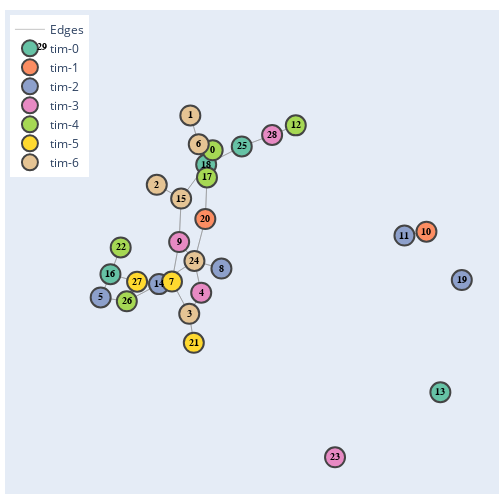

Here is the notebook cell this chart was saved with:
### Code cell
import networkx as nx
import plotly.tools as tls
from torch_geometric.utils import to_networkx, from_networkx

fig = data.draw(c, plotly=True, labels=True, labels_name=labels_name, degree_size=False, node_size=20,
          figsize=(7,7), with_ids=True, layout_type='spring', seed=34, show=True, legend=True)
fig

### Figure 1 — Plotly figure (JSON) as saved in the notebook; plotly's stock layout.template omitted (floating-point values rounded to 4 significant figures; data arrays with more than 128 entries replaced by an {"elided": "..."} marker saying what was removed)
{"data": [{"hoverinfo": "none", "line": {"color": "#888", "width": 0.5}, "mode": "lines", "name": "Edges", "type": "scatter", "x": {"elided": "168 float values"}, "y": {"elided": "168 float values"}}, {"hoverinfo": "text", "marker": {"color": "rgb(102,194,165)", "line": {"width": 2}, "size": 20}, "mode": "markers", "name": "tim-0", "text": ["Node: 13<br />Class: tim-0<br />Connections: 0", "Node: 16<br />Class: tim-0<br />Connections: 6", "Node: 18<br />Class: tim-0<br />Connections: 6", "Node: 25<br />Class: tim-0<br />Connections: 4", "Node: 29<br />Class: tim-0<br />Connections: 0"], "type": "scatter", "visible": true, "x": [0.9116, -0.4499, -0.05487, 0.09195, -0.7315], "y": [-0.6691, -0.1621, 0.3087, 0.3865, 0.8148]}, {"hoverinfo": "text", "marker": {"color": "rgb(252,141,98)", "line": {"width": 2}, "size": 20}, "mode": "markers", "name": "tim-1", "text": ["Node: 10<br />Class: tim-1<br />Connections: 2", "Node: 20<br />Class: tim-1<br />Connections: 4"], "type": "scatter", "x": [0.8541, -0.05835], "y": [0.02042, 0.07481]}, {"hoverinfo": "text", "marker": {"color": "rgb(141,160,203)", "line": {"width": 2}, "size": 20}, "mode": "markers", "name": "tim-2", "text": ["Node: 5<br />Class: tim-2<br />Connections: 4", "Node: 8<br />Class: tim-2<br />Connections: 2", "Node: 11<br />Class: tim-2<br />Connections: 2", "Node: 14<br />Class: tim-2<br />Connections: 4", "Node: 19<br />Class: tim-2<br />Connections: 0"], "type": "scatter", "x": [-0.4903, 0.008083, 0.7634, -0.2495, 1], "y": [-0.2619, -0.138, 0.003872, -0.2046, -0.1872]}, {"hoverinfo": "text", "marker": {"color": "rgb(231,138,195)", "line": {"width": 2}, "size": 20}, "mode": "markers", "name": "tim-3", "text": ["Node: 4<br />Class: tim-3<br />Connections: 4", "Node: 9<br />Class: tim-3<br />Connections: 6", "Node: 23<br />Class: tim-3<br />Connections: 0", "Node: 28<br />Class: tim-3<br />Connections: 4"], "type": "scatter", "x": [-0.07537, -0.1664, 0.4768, 0.2173], "y": [-0.2415, -0.02402, -0.9485, 0.4357]}, {"hoverinfo": "text", "marker": {"color": "rgb(166,216,84)", "line": {"width": 2}, "size": 20}, "mode": "markers", "name": "tim-4", "text": ["Node: 0<br />Class: tim-4<br />Connections: 4", "Node: 12<br />Class: tim-4<br />Connections: 2", "Node: 17<br />Class: tim-4<br />Connections: 6", "Node: 22<br />Class: tim-4<br />Connections: 2", "Node: 26<br />Class: tim-4<br />Connections: 4"], "type": "scatter", "x": [-0.02803, 0.315, -0.05157, -0.4076, -0.3823], "y": [0.3699, 0.477, 0.2535, -0.04731, -0.2786]}, {"hoverinfo": "text", "marker": {"color": "rgb(255,217,47)", "line": {"width": 2}, "size": 20}, "mode": "markers", "name": "tim-5", "text": ["Node: 7<br />Class: tim-5<br />Connections: 6", "Node: 21<br />Class: tim-5<br />Connections: 2", "Node: 27<br />Class: tim-5<br />Connections: 4"], "type": "scatter", "x": [-0.196, -0.1059, -0.34], "y": [-0.1938, -0.4568, -0.1944]}, {"hoverinfo": "text", "marker": {"color": "rgb(229,196,148)", "line": {"width": 2}, "size": 20}, "mode": "markers", "name": "tim-6", "text": ["Node: 1<br />Class: tim-6<br />Connections: 2", "Node: 2<br />Class: tim-6<br />Connections: 2", "Node: 3<br />Class: tim-6<br />Connections: 6", "Node: 6<br />Class: tim-6<br />Connections: 8", "Node: 15<br />Class: tim-6<br />Connections: 6", "Node: 24<br />Class: tim-6<br />Connections: 10"], "type": "scatter", "x": [-0.1202, -0.2587, -0.1248, -0.08549, -0.1581, -0.1033], "y": [0.5196, 0.2218, -0.3324, 0.3957, 0.1628, -0.1052]}], "layout": {"annotations": [{"align": "center", "font": {"color": "black", "family": "Arial", "size": 10}, "opacity": 1, "showarrow": false, "text": "<b>0</b>", "x": -0.02803, "xanchor": "center", "xref": "x", "y": 0.3699, "yanchor": "middle", "yref": "y"}, {"align": "center", "font": {"color": "black", "family": "Arial", "size": 10}, "opacity": 1, "showarrow": false, "text": "<b>1</b>", "x": -0.1202, "xanchor": "center", "xref": "x", "y": 0.5196, "yanchor": "middle", "yref": "y"}, {"align": "center", "font": {"color": "black", "family": "Arial", "size": 10}, "opacity": 1, "showarrow": false, "text": "<b>2</b>", "x": -0.2587, "xanchor": "center", "xref": "x", "y": 0.2218, "yanchor": "middle", "yref": "y"}, {"align": "center", "font": {"color": "black", "family": "Arial", "size": 10}, "opacity": 1, "showarrow": false, "text": "<b>3</b>", "x": -0.1248, "xanchor": "center", "xref": "x", "y": -0.3324, "yanchor": "middle", "yref": "y"}, {"align": "center", "font": {"color": "black", "family": "Arial", "size": 10}, "opacity": 1, "showarrow": false, "text": "<b>4</b>", "x": -0.07537, "xanchor": "center", "xref": "x", "y": -0.2415, "yanchor": "middle", "yref": "y"}, {"align": "center", "font": {"color": "black", "family": "Arial", "size": 10}, "opacity": 1, "showarrow": false, "text": "<b>5</b>", "x": -0.4903, "xanchor": "center", "xref": "x", "y": -0.2619, "yanchor": "middle", "yref": "y"}, {"align": "center", "font": {"color": "black", "family": "Arial", "size": 10}, "opacity": 1, "showarrow": false, "text": "<b>6</b>", "x": -0.08549, "xanchor": "center", "xref": "x", "y": 0.3957, "yanchor": "middle", "yref": "y"}, {"align": "center", "font": {"color": "black", "family": "Arial", "size": 10}, "opacity": 1, "showarrow": false, "text": "<b>7</b>", "x": -0.196, "xanchor": "center", "xref": "x", "y": -0.1938, "yanchor": "middle", "yref": "y"}, {"align": "center", "font": {"color": "black", "family": "Arial", "size": 10}, "opacity": 1, "showarrow": false, "text": "<b>8</b>", "x": 0.008083, "xanchor": "center", "xref": "x", "y": -0.138, "yanchor": "middle", "yref": "y"}, {"align": "center", "font": {"color": "black", "family": "Arial", "size": 10}, "opacity": 1, "showarrow": false, "text": "<b>9</b>", "x": -0.1664, "xanchor": "center", "xref": "x", "y": -0.02402, "yanchor": "middle", "yref": "y"}, {"align": "center", "font": {"color": "black", "family": "Arial", "size": 10}, "opacity": 1, "showarrow": false, "text": "<b>10</b>", "x": 0.8541, "xanchor": "center", "xref": "x", "y": 0.02042, "yanchor": "middle", "yref": "y"}, {"align": "center", "font": {"color": "black", "family": "Arial", "size": 10}, "opacity": 1, "showarrow": false, "text": "<b>11</b>", "x": 0.7634, "xanchor": "center", "xref": "x", "y": 0.003872, "yanchor": "middle", "yref": "y"}, {"align": "center", "font": {"color": "black", "family": "Arial", "size": 10}, "opacity": 1, "showarrow": false, "text": "<b>12</b>", "x": 0.315, "xanchor": "center", "xref": "x", "y": 0.477, "yanchor": "middle", "yref": "y"}, {"align": "center", "font": {"color": "black", "family": "Arial", "size": 10}, "opacity": 1, "showarrow": false, "text": "<b>13</b>", "x": 0.9116, "xanchor": "center", "xref": "x", "y": -0.6691, "yanchor": "middle", "yref": "y"}, {"align": "center", "font": {"color": "black", "family": "Arial", "size": 10}, "opacity": 1, "showarrow": false, "text": "<b>14</b>", "x": -0.2495, "xanchor": "center", "xref": "x", "y": -0.2046, "yanchor": "middle", "yref": "y"}, {"align": "center", "font": {"color": "black", "family": "Arial", "size": 10}, "opacity": 1, "showarrow": false, "text": "<b>15</b>", "x": -0.1581, "xanchor": "center", "xref": "x", "y": 0.1628, "yanchor": "middle", "yref": "y"}, {"align": "center", "font": {"color": "black", "family": "Arial", "size": 10}, "opacity": 1, "showarrow": false, "text": "<b>16</b>", "x": -0.4499, "xanchor": "center", "xref": "x", "y": -0.1621, "yanchor": "middle", "yref": "y"}, {"align": "center", "font": {"color": "black", "family": "Arial", "size": 10}, "opacity": 1, "showarrow": false, "text": "<b>17</b>", "x": -0.05157, "xanchor": "center", "xref": "x", "y": 0.2535, "yanchor": "middle", "yref": "y"}, {"align": "center", "font": {"color": "black", "family": "Arial", "size": 10}, "opacity": 1, "showarrow": false, "text": "<b>18</b>", "x": -0.05487, "xanchor": "center", "xref": "x", "y": 0.3087, "yanchor": "middle", "yref": "y"}, {"align": "center", "font": {"color": "black", "family": "Arial", "size": 10}, "opacity": 1, "showarrow": false, "text": "<b>19</b>", "x": 1, "xanchor": "center", "xref": "x", "y": -0.1872, "yanchor": "middle", "yref": "y"}, {"align": "center", "font": {"color": "black", "family": "Arial", "size": 10}, "opacity": 1, "showarrow": false, "text": "<b>20</b>", "x": -0.05835, "xanchor": "center", "xref": "x", "y": 0.07481, "yanchor": "middle", "yref": "y"}, {"align": "center", "font": {"color": "black", "family": "Arial", "size": 10}, "opacity": 1, "showarrow": false, "text": "<b>21</b>", "x": -0.1059, "xanchor": "center", "xref": "x", "y": -0.4568, "yanchor": "middle", "yref": "y"}, {"align": "center", "font": {"color": "black", "family": "Arial", "size": 10}, "opacity": 1, "showarrow": false, "text": "<b>22</b>", "x": -0.4076, "xanchor": "center", "xref": "x", "y": -0.04731, "yanchor": "middle", "yref": "y"}, {"align": "center", "font": {"color": "black", "family": "Arial", "size": 10}, "opacity": 1, "showarrow": false, "text": "<b>23</b>", "x": 0.4768, "xanchor": "center", "xref": "x", "y": -0.9485, "yanchor": "middle", "yref": "y"}, {"align": "center", "font": {"color": "black", "family": "Arial", "size": 10}, "opacity": 1, "showarrow": false, "text": "<b>24</b>", "x": -0.1033, "xanchor": "center", "xref": "x", "y": -0.1052, "yanchor": "middle", "yref": "y"}, {"align": "center", "font": {"color": "black", "family": "Arial", "size": 10}, "opacity": 1, "showarrow": false, "text": "<b>25</b>", "x": 0.09195, "xanchor": "center", "xref": "x", "y": 0.3865, "yanchor": "middle", "yref": "y"}, {"align": "center", "font": {"color": "black", "family": "Arial", "size": 10}, "opacity": 1, "showarrow": false, "text": "<b>26</b>", "x": -0.3823, "xanchor": "center", "xref": "x", "y": -0.2786, "yanchor": "middle", "yref": "y"}, {"align": "center", "font": {"color": "black", "family": "Arial", "size": 10}, "opacity": 1, "showarrow": false, "text": "<b>27</b>", "x": -0.34, "xanchor": "center", "xref": "x", "y": -0.1944, "yanchor": "middle", "yref": "y"}, {"align": "center", "font": {"color": "black", "family": "Arial", "size": 10}, "opacity": 1, "showarrow": false, "text": "<b>28</b>", "x": 0.2173, "xanchor": "center", "xref": "x", "y": 0.4357, "yanchor": "middle", "yref": "y"}, {"align": "center", "font": {"color": "black", "family": "Arial", "size": 10}, "opacity": 1, "showarrow": false, "text": "<b>29</b>", "x": -0.7315, "xanchor": "center", "xref": "x", "y": 0.8148, "yanchor": "middle", "yref": "y"}], "autosize": false, "dragmode": "zoom", "height": 504, "hovermode": "closest", "legend": {"x": 0.01, "xanchor": "left", "y": 0.99, "yanchor": "top"}, "margin": {"b": 10, "l": 5, "r": 5, "t": 10}, "showlegend": true, "width": 504, "xaxis": {"autorange": true, "range": [-0.8851, 1.154], "showgrid": false, "showspikes": false, "showticklabels": false, "type": "linear", "zeroline": false}, "yaxis": {"autorange": true, "range": [-1.106, 0.9725], "showgrid": false, "showspikes": false, "showticklabels": false, "type": "linear", "zeroline": false}}}
